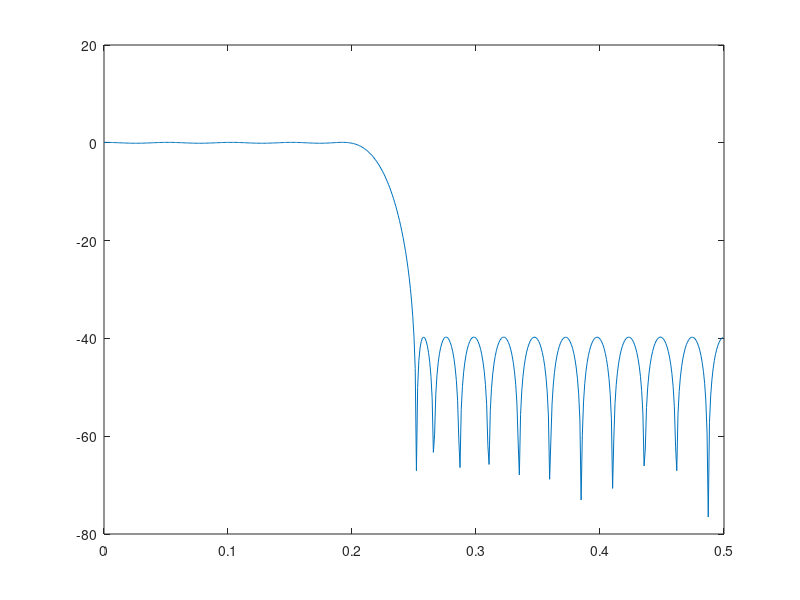
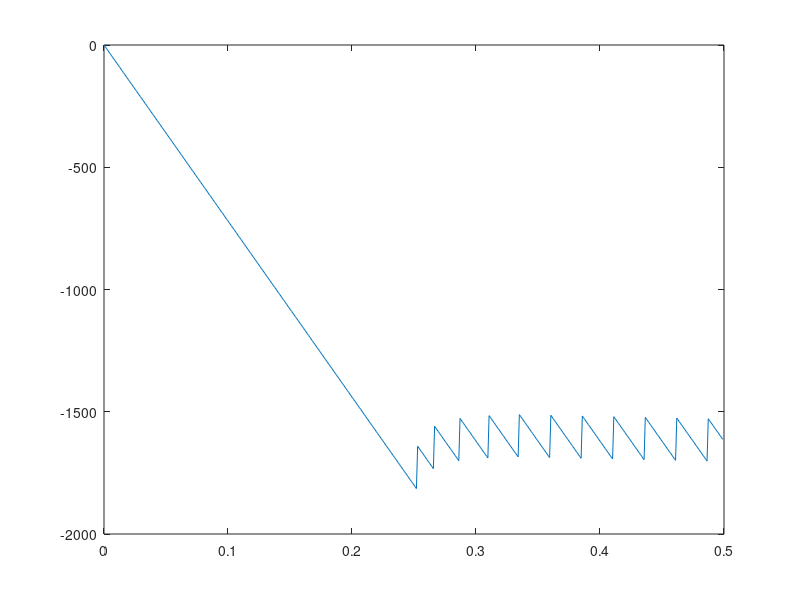
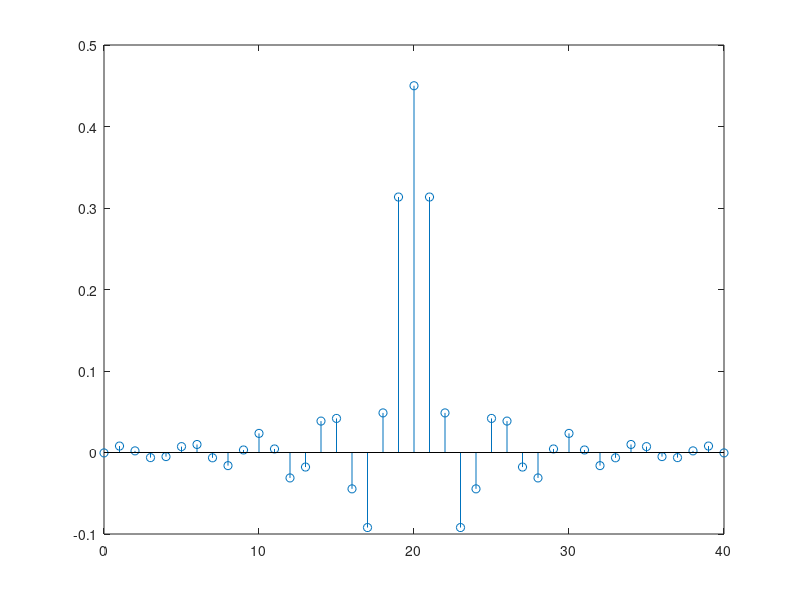

Here is the MATLAB script that generated these plots, in order:
echo on
f_cutoff=2000;
f_stopband=2500;
fs=10000;
f1=2*(f_cutoff)/(fs);
f2=2*(f_stopband)/(fs);
N=41;
F=[0 f1 f2 1];
M=[1 1 0 0];
B=remez(N-1,F,M); %Designs a linear-phase FIR filter using the Parks-McClellan algorithm. 
%The Parks-McClellan algorithm uses the Remez exchange algorithm and Chebyshev
%%%%%Graficando%%%%%%%%%
figure(1);
[H,W]=freqz(B); %Returns the complex frequency response H of the filter system object. W is the frequencies
%at which the function evaluates the response. 
H_in_dB=20*log10(abs(H));
plot(W/(2*pi),H_in_dB);
figure(2);
plot(W/(2*pi),(180/pi)*unwrap(angle(H)));
%%%%%Grafica la resp al impulso%%%%%%%%
figure(3);
stem([0:N-1],B);
